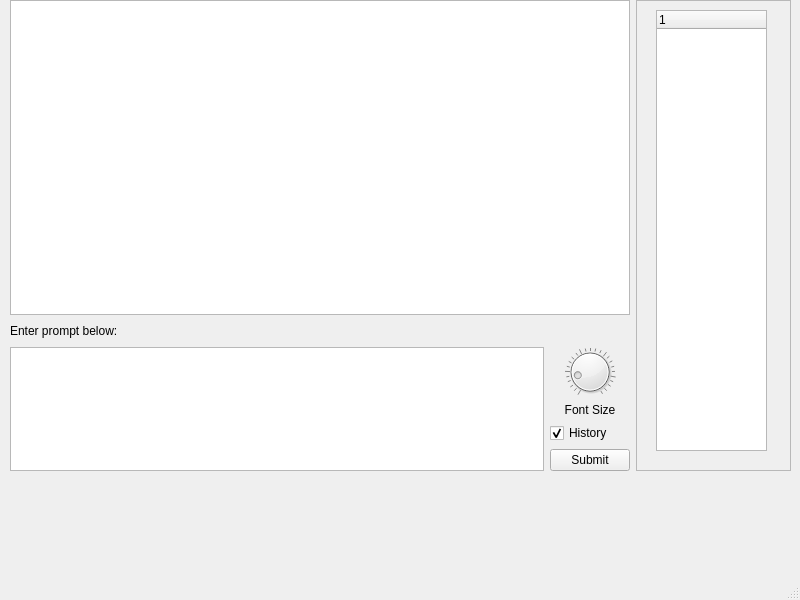
<?xml version="1.0" encoding="UTF-8"?>
<ui version="4.0">
 <class>MainWindow</class>
 <widget class="QMainWindow" name="MainWindow">
  <property name="geometry">
   <rect>
    <x>0</x>
    <y>0</y>
    <width>800</width>
    <height>600</height>
   </rect>
  </property>
  <property name="windowTitle">
   <string>Open AI Chat</string>
  </property>
  <widget class="QWidget" name="centralwidget">
   <widget class="QWidget" name="horizontalLayoutWidget">
    <property name="geometry">
     <rect>
      <x>10</x>
      <y>0</y>
      <width>781</width>
      <height>471</height>
     </rect>
    </property>
    <layout class="QHBoxLayout" name="hLytMain" stretch="80,20">
     <item>
      <layout class="QVBoxLayout" name="vLytChat" stretch="100,1,10">
       <item>
        <widget class="QTextEdit" name="txtOutput"/>
       </item>
       <item>
        <layout class="QHBoxLayout" name="horizontalLayout_2">
         <item>
          <widget class="QLabel" name="lblPrompt">
           <property name="text">
            <string>Enter prompt below:</string>
           </property>
          </widget>
         </item>
         <item>
          <spacer name="horizontalSpacer">
           <property name="orientation">
            <enum>Qt::Horizontal</enum>
           </property>
           <property name="sizeHint" stdset="0">
            <size>
             <width>40</width>
             <height>20</height>
            </size>
           </property>
          </spacer>
         </item>
        </layout>
       </item>
       <item>
        <layout class="QHBoxLayout" name="hLytSubmit" stretch="100,1">
         <item>
          <widget class="QTextEdit" name="txtInput"/>
         </item>
         <item>
          <layout class="QVBoxLayout" name="verticalLayout_3" stretch="10,1,1,1,5">
           <item>
            <spacer name="verticalSpacer">
             <property name="orientation">
              <enum>Qt::Vertical</enum>
             </property>
             <property name="sizeHint" stdset="0">
              <size>
               <width>20</width>
               <height>40</height>
              </size>
             </property>
            </spacer>
           </item>
           <item>
            <widget class="QDial" name="dlFontSize">
             <property name="minimum">
              <number>6</number>
             </property>
             <property name="value">
              <number>20</number>
             </property>
             <property name="notchesVisible">
              <bool>true</bool>
             </property>
            </widget>
           </item>
           <item>
            <widget class="QLabel" name="lblFontSize">
             <property name="text">
              <string>Font Size</string>
             </property>
             <property name="alignment">
              <set>Qt::AlignCenter</set>
             </property>
            </widget>
           </item>
           <item>
            <widget class="QCheckBox" name="chkHistory">
             <property name="text">
              <string>History</string>
             </property>
             <property name="checked">
              <bool>true</bool>
             </property>
            </widget>
           </item>
           <item>
            <widget class="QPushButton" name="btnSubmit">
             <property name="text">
              <string>Submit</string>
             </property>
            </widget>
           </item>
          </layout>
         </item>
        </layout>
       </item>
      </layout>
     </item>
     <item>
      <widget class="QFrame" name="frameHistory">
       <property name="frameShape">
        <enum>QFrame::StyledPanel</enum>
       </property>
       <property name="frameShadow">
        <enum>QFrame::Raised</enum>
       </property>
       <widget class="QWidget" name="verticalLayoutWidget">
        <property name="geometry">
         <rect>
          <x>20</x>
          <y>10</y>
          <width>111</width>
          <height>441</height>
         </rect>
        </property>
        <layout class="QVBoxLayout" name="vLytHistory">
         <item>
          <widget class="QTreeWidget" name="treeHistory">
           <attribute name="headerVisible">
            <bool>true</bool>
           </attribute>
           <column>
            <property name="text">
             <string notr="true">1</string>
            </property>
           </column>
          </widget>
         </item>
        </layout>
       </widget>
      </widget>
     </item>
    </layout>
   </widget>
  </widget>
  <widget class="QMenuBar" name="menubar">
   <property name="geometry">
    <rect>
     <x>0</x>
     <y>0</y>
     <width>800</width>
     <height>24</height>
    </rect>
   </property>
  </widget>
  <widget class="QStatusBar" name="statusbar"/>
 </widget>
 <resources/>
 <connections/>
</ui>
